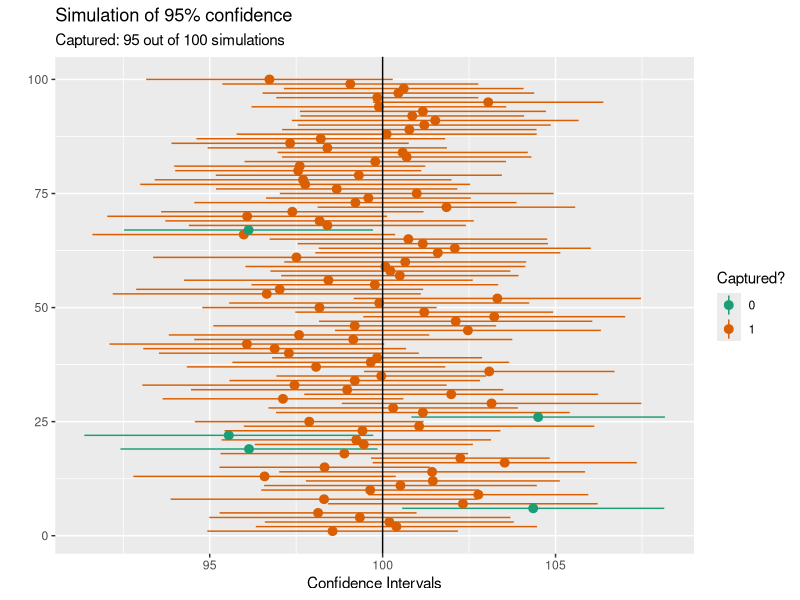
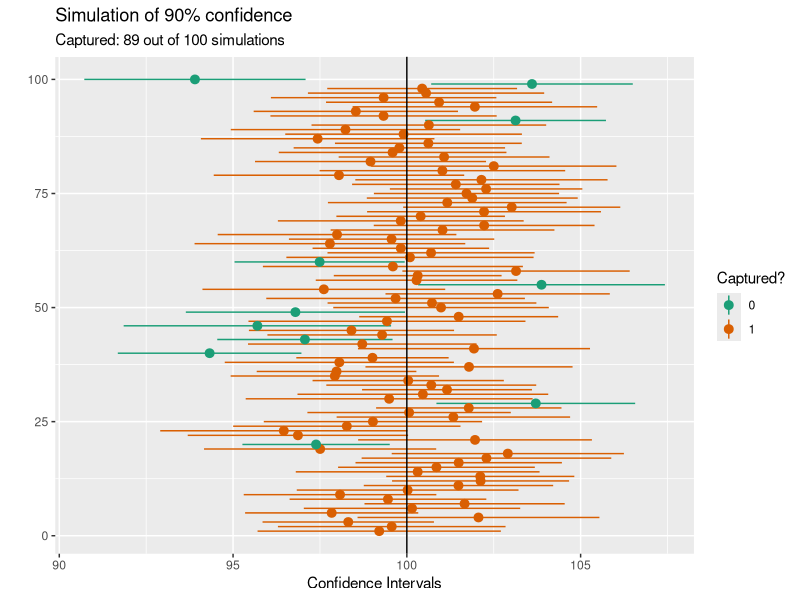

Write R code to recreate these figures, in order.
#32 - Notes 5-3A continued, Notes 5-3B
#Monday, April 22, 2024

#-----------------------------------------------------#
#Example 3

#From page 1: myvalues <- rnorm(30,100,10)
myvalues <- rnorm(30,100,10)

#What happens for different levels of confidence
loc <- c(0.90,0.95,0.99)
ci <- matrix(rep(NA,9),nrow=3,ncol=3)
out1 <- t.test(x=myvalues, alternative="two.sided",mu=100,conf.level=loc[1])
out2 <- t.test(x=myvalues, alternative="two.sided",mu=100,conf.level=loc[2])
out3 <- t.test(x=myvalues, alternative="two.sided",mu=100,conf.level=loc[3])

ci[,1] <- loc
ci[1,2:3] <- out1$conf.int[1:2]
ci[2,2:3] <- out2$conf.int[1:2]
ci[3,2:3] <- out3$conf.int[1:2]
ci

#Where are they centered?
apply(ci[,2:3],1,mean)
mean(myvalues)





#----------------------------------------------------------#
#Example 5
library(ggplot2)
library(dplyr)
library(RColorBrewer)
loc <- 0.95
mysim <- replicate(100,t.test(rnorm(30,100,10),
                              alternative="two.sided",
                              mu=100,
                              conf.level=loc)$conf.int[1:2])
lower <- mysim[1,]
upper <- mysim[2,]
indicator <- if_else(lower <= 100 & upper >= 100, 1, 0)
nsim <- length(lower)
mydata <- data.frame(row=1:length(mysim[1,]),
                     point.estimate=apply(mysim,2,mean),
                     lower.bound=lower,
                     upper.bound=upper,
                     check=indicator)
g <- ggplot(mydata,aes(x=row,
                       y=point.estimate,
                       ymin=lower.bound,
                       ymax=upper.bound,
                       color=factor(check))) +  
  geom_pointrange() + 
  coord_flip() +
  geom_hline(yintercept=100) +
  labs(title=paste("Simulation of ",loc*100,"% confidence",sep=""),
       subtitle=paste("Captured:",sum(indicator),"out of",nsim, "simulations"),
       x="",
       y="Confidence Intervals",
       color="Captured?")+
  scale_color_brewer(palette="Dark2")   
plot(g)



#----------------------------------------------------------#
#Repeating Example 5 with 90% confidence
loc <- 0.90
mysim <- replicate(100,t.test(rnorm(30,100,10),
                              alternative="two.sided",
                              mu=100,
                              conf.level=loc)$conf.int[1:2])
lower <- mysim[1,]
upper <- mysim[2,]
indicator <- if_else(lower <= 100 & upper >= 100, 1, 0)
nsim <- length(lower)
mydata <- data.frame(row=1:length(mysim[1,]),
                     point.estimate=apply(mysim,2,mean),
                     lower.bound=lower,
                     upper.bound=upper,
                     check=indicator)
g <- ggplot(mydata,aes(x=row,
                       y=point.estimate,
                       ymin=lower.bound,
                       ymax=upper.bound,
                       color=factor(check))) +  
  geom_pointrange() + 
  coord_flip() +
  geom_hline(yintercept=100) +
  labs(title=paste("Simulation of ",loc*100,"% confidence",sep=""),
       subtitle=paste("Captured:",sum(indicator),"out of",nsim, "simulations"),
       x="",
       y="Confidence Intervals",
       color="Captured?")+
  scale_color_brewer(palette="Dark2")   
plot(g)